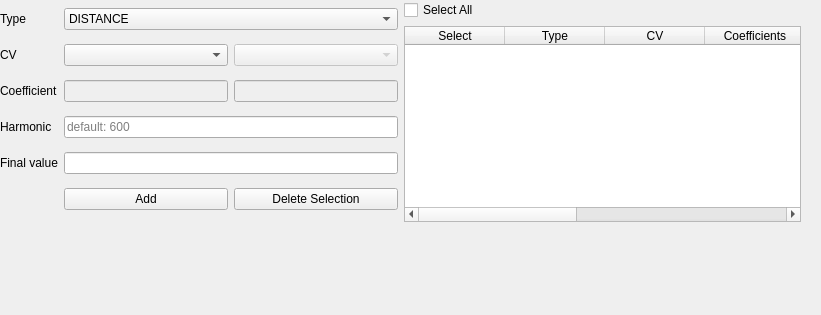
      <widget class="QWidget" name="page">
       <property name="geometry">
        <rect>
         <x>0</x>
         <y>0</y>
         <width>821</width>
         <height>315</height>
        </rect>
       </property>
       <attribute name="label">
        <string>Collective Variables</string>
       </attribute>
       <widget class="QWidget" name="layoutWidget">
        <property name="geometry">
         <rect>
          <x>0</x>
          <y>0</y>
          <width>801</width>
          <height>222</height>
         </rect>
        </property>
        <layout class="QHBoxLayout" name="horizontalLayout_9">
         <item>
          <layout class="QGridLayout" name="gridLayout_2">
           <item row="1" column="2">
            <widget class="QComboBox" name="combo_cv2">
             <property name="enabled">
              <bool>false</bool>
             </property>
            </widget>
           </item>
           <item row="0" column="0">
            <widget class="QLabel" name="label_11">
             <property name="text">
              <string>Type</string>
             </property>
            </widget>
           </item>
           <item row="4" column="1" colspan="2">
            <widget class="QLineEdit" name="lineEdit_value"/>
           </item>
           <item row="1" column="0">
            <widget class="QLabel" name="label">
             <property name="text">
              <string>CV</string>
             </property>
            </widget>
           </item>
           <item row="0" column="1" colspan="2">
            <widget class="QComboBox" name="combo_cvtype">
             <item>
              <property name="text">
               <string>DISTANCE</string>
              </property>
             </item>
             <item>
              <property name="text">
               <string>ANGLE</string>
              </property>
             </item>
             <item>
              <property name="text">
               <string>DIHEDRAL</string>
              </property>
             </item>
             <item>
              <property name="text">
               <string>LCOD</string>
              </property>
             </item>
            </widget>
           </item>
           <item row="2" column="1">
            <widget class="QLineEdit" name="lineEdit_coeff1">
             <property name="enabled">
              <bool>false</bool>
             </property>
            </widget>
           </item>
           <item row="1" column="1">
            <widget class="QComboBox" name="combo_cv1"/>
           </item>
           <item row="3" column="1" colspan="2">
            <widget class="QLineEdit" name="lineEdit_harm">
             <property name="placeholderText">
              <string>default: 600</string>
             </property>
            </widget>
           </item>
           <item row="4" column="0">
            <widget class="QLabel" name="label_8">
             <property name="text">
              <string>Final value</string>
             </property>
            </widget>
           </item>
           <item row="3" column="0">
            <widget class="QLabel" name="label_7">
             <property name="text">
              <string>Harmonic</string>
             </property>
            </widget>
           </item>
           <item row="2" column="2">
            <widget class="QLineEdit" name="lineEdit_coeff2">
             <property name="enabled">
              <bool>false</bool>
             </property>
            </widget>
           </item>
           <item row="2" column="0">
            <widget class="QLabel" name="label_6">
             <property name="text">
              <string>Coefficient</string>
             </property>
            </widget>
           </item>
           <item row="5" column="1" colspan="2">
            <layout class="QHBoxLayout" name="horizontalLayout_6">
             <item>
              <widget class="QPushButton" name="button_addcv">
               <property name="text">
                <string>Add</string>
               </property>
              </widget>
             </item>
             <item>
              <widget class="QPushButton" name="button_delcv">
               <property name="text">
                <string>Delete Selection</string>
               </property>
              </widget>
             </item>
            </layout>
           </item>
          </layout>
         </item>
         <item>
          <layout class="QVBoxLayout" name="verticalLayout_10">
           <item>
            <widget class="QCheckBox" name="check_allcv">
             <property name="text">
              <string>Select All</string>
             </property>
            </widget>
           </item>
           <item>
            <widget class="QTableWidget" name="tableWidget_cv">
             <column>
              <property name="text">
               <string>Select</string>
              </property>
             </column>
             <column>
              <property name="text">
               <string>Type</string>
              </property>
             </column>
             <column>
              <property name="text">
               <string>CV</string>
              </property>
             </column>
             <column>
              <property name="text">
               <string>Coefficients</string>
              </property>
             </column>
             <column>
              <property name="text">
               <string>Final Value</string>
              </property>
             </column>
             <column>
              <property name="text">
               <string>Harmonic</string>
              </property>
             </column>
             <column>
              <property name="text">
               <string/>
              </property>
             </column>
            </widget>
           </item>
          </layout>
         </item>
        </layout>
       </widget>
      </widget>
